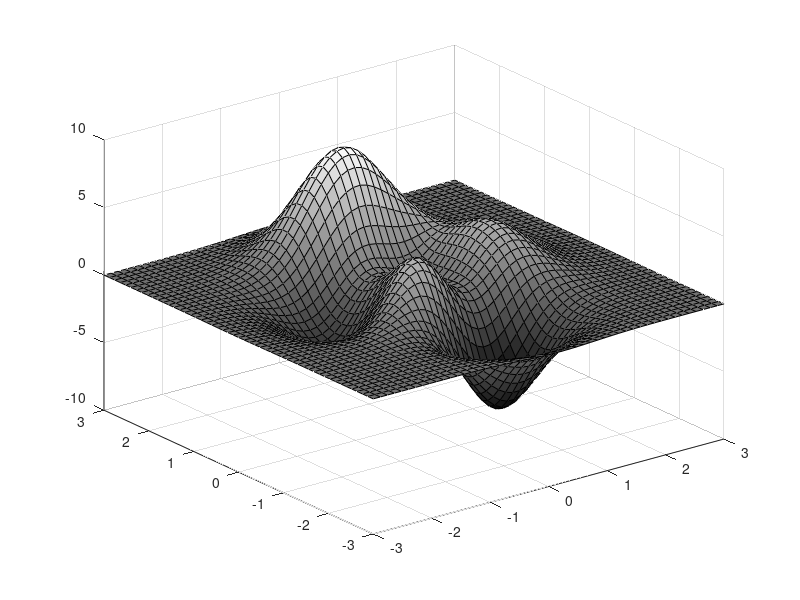

MATLAB code to generate this figure: (Note: this script raises an error after producing the figure.)
clear all;
close all;


for k=1:1
    figure;
    [X,Y,Z] = peaks(51);
    A = surf(X,Y,Z);
    colormap('gray');
%     c = colorbar;
%     l = c.Limits;
%     Z = Z + abs(l(1));
%     l = l + abs(l(1));
%     Z = flipud(Z/l(2));
%     Im = uint8(Z*255);
%     figure;
%     imshow(Im);
    
    % Récupération des normales
    normals = reshape(A.FaceNormals,[50*50 3]);
    normals = normals./sqrt(sum(normals.^2,2));
    normals = reshape(normals,[50 50 3]);
    % Image en fonction des normales
    Im = uint8(normals(:,:,3)*255);
    figure;
    imshow(Im);
    
    % Récuperation des imagettes
    for j=1:42
        for i=1:42
            imagette = Im(i:i+8,j:j+8);
            imwrite(imagette,strcat('Data/imagettes_9x9/im',int2str(sub2ind([42,42],i,j)),'.png'),'png');
        end
    end

    % Supression des normales inutiles
    normals([1 2 3 4 47 48 49 50],:,:) = [];
    normals(:,[1 2 3 4 47 48 49 50],:) = [];
    normals = reshape(normals,[42*42 3]);
end

save('Data/imagettes_9x9/normals.mat','normals');